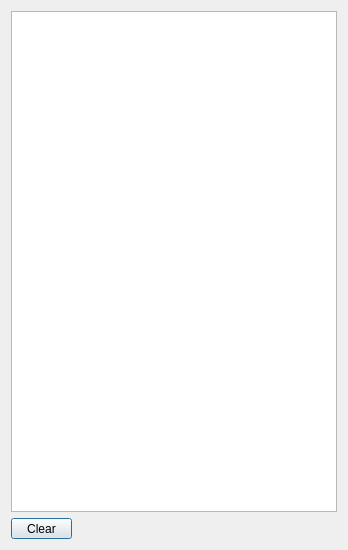
<?xml version="1.0" encoding="UTF-8"?>
<ui version="4.0">
 <class>Journal</class>
 <widget class="QDialog" name="Journal">
  <property name="geometry">
   <rect>
    <x>0</x>
    <y>0</y>
    <width>348</width>
    <height>550</height>
   </rect>
  </property>
  <property name="minimumSize">
   <size>
    <width>250</width>
    <height>300</height>
   </size>
  </property>
  <property name="windowTitle">
   <string>Журнал</string>
  </property>
  <property name="windowIcon">
   <iconset resource="resources.qrc">
    <normaloff>:/images/img/journal_ico.png</normaloff>:/images/img/journal_ico.png</iconset>
  </property>
  <layout class="QGridLayout" name="gridLayout">
   <item row="0" column="0">
    <layout class="QVBoxLayout" name="verticalLayout">
     <item>
      <widget class="QListWidget" name="listWidget"/>
     </item>
     <item>
      <layout class="QHBoxLayout" name="horizontalLayout">
       <item>
        <widget class="QPushButton" name="but_clear_journal">
         <property name="minimumSize">
          <size>
           <width>61</width>
           <height>21</height>
          </size>
         </property>
         <property name="maximumSize">
          <size>
           <width>61</width>
           <height>21</height>
          </size>
         </property>
         <property name="text">
          <string>Clear</string>
         </property>
        </widget>
       </item>
       <item>
        <spacer name="horizontalSpacer">
         <property name="orientation">
          <enum>Qt::Horizontal</enum>
         </property>
         <property name="sizeHint" stdset="0">
          <size>
           <width>40</width>
           <height>20</height>
          </size>
         </property>
        </spacer>
       </item>
      </layout>
     </item>
    </layout>
   </item>
  </layout>
 </widget>
 <resources>
  <include location="resources.qrc"/>
 </resources>
 <connections/>
</ui>
